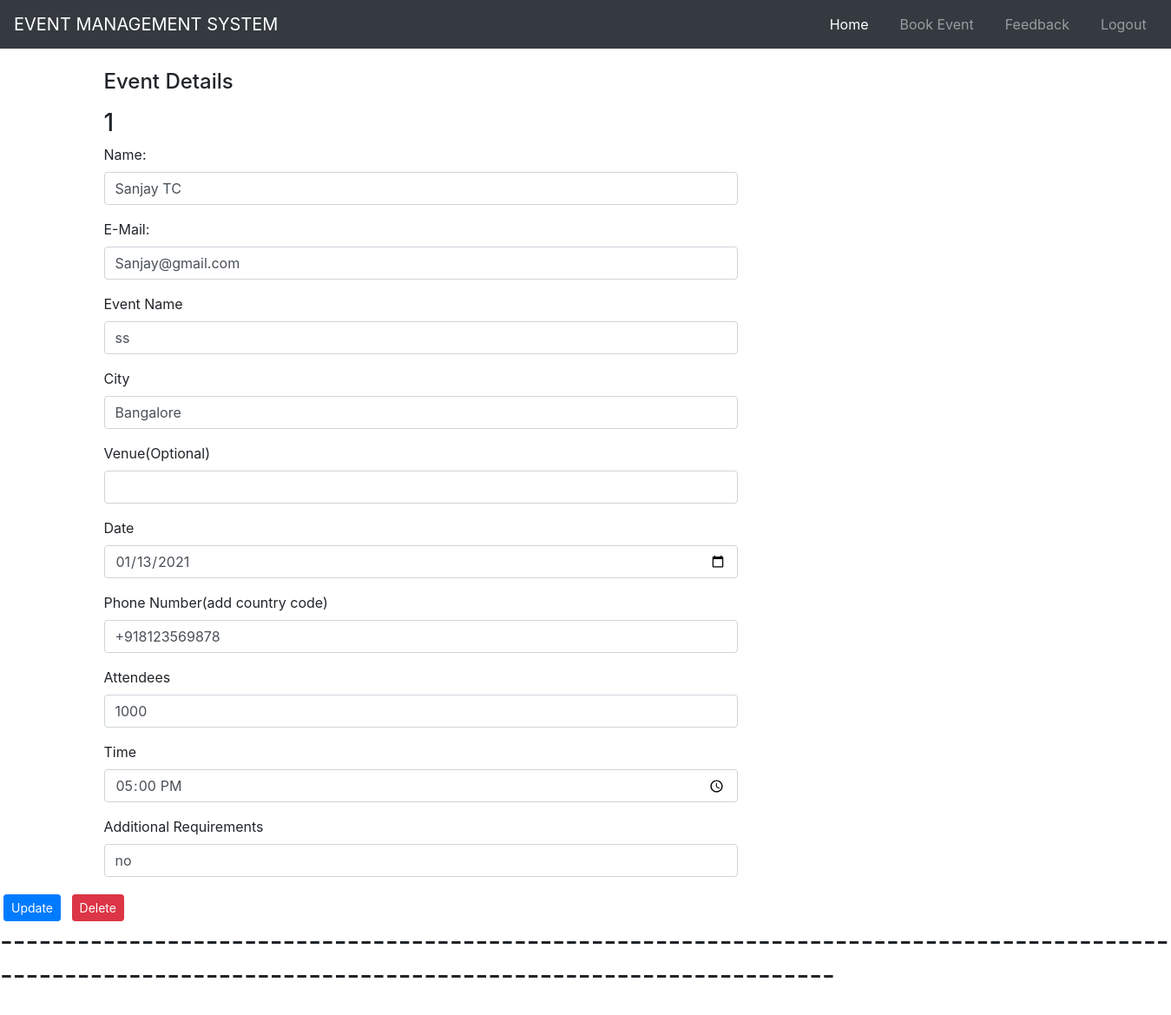
The page /admin.html on the database its author committed.
### Event/models.py (models this page shows, shortened)
class Booking(db.Model):
    id = db.Column(db.Integer, primary_key=True)
    name = db.Column(db.String(30),nullable=False)
    email = db.Column(db.String(30), nullable=False)
    event_name = db.Column(db.String(30), nullable = False)
    city = db.Column(db.String(30), nullable = False)
    venue = db.Column(db.String(30), nullable=True)
    date = db.Column(db.String(30), nullable = False)
    phone = db.Column(db.String(30), nullable = False)
    attendees = db.Column(db.Integer, nullable = False)
    time = db.Column(db.Time, nullable = False)
    additional_requirements = db.Column(db.String(120), nullable=False)
    user_id = db.Column(db.Integer, db.ForeignKey('login.user_id'), nullable=False)

### Event/routes.py (the view)
@app.route("/admin.html", methods=['GET', 'POST'])
def admin():
    admin = Booking.query.all()
    form = BookingForm()
    return render_template('admin.html', title="Admin page",form=form, posts=admin)

### Event/forms.py (shortened to what this page needs)
class BookingForm(FlaskForm):
    name = StringField('Name',validators=[DataRequired()])
    email = StringField('Email',validators=[DataRequired(), Email()])
    event_name = StringField('Event Name', validators=[DataRequired()])
    date = DateField("Date",format='%Y-%m-%d')
    phone = StringField('Phone', validators=[DataRequired()])
    attendees = IntegerField('Attendees',validators=[DataRequired()])
    time = TimeField('Time', format='%H:%M')
    city = StringField('City', validators=[DataRequired()])
    venue = StringField('venue')
    additional_requirements = TextAreaField('Additional Requirements',validators=[DataRequired()])
    submit = SubmitField('Submit')

### Event/templates/admin.html (shortened to what this page needs)
{% extends "layout.html" %}
{% block content %}
{% for post in posts %}
<div class="container">
    <div class="row">
      <div class="col-md-8 order-md-1 ">
        <form class="form-Booking" method="POST" action="">
          <h4 class="mb-3">Event Details</h4>
          <h3>{{ post.id }}</h3>
          <div class="form-group">
            <label for="comment">Name:</label>
            {% if form.name.errors %}
                {{ form.name(class="form-control form-control-lg is-invalid") }}
                <div class="invalid-feedback">
                {% for error in form.name.errors %}
                    <span>{{ error }}</span>
                {% endfor %}
                </div>
             {% else %}
                {{ form.name(class="form-control",value=post.name)}}
             {% endif %}
        </div>
        <div class="form-group">
            <label for="comment">E-Mail:</label>
            {% if form.email.errors %}
                {{ form.email(class="form-control form-control-lg is-invalid") }}
                <div class="invalid-feedback">
                {% for error in form.email.errors %}
                    <span>{{ error }}</span>
                {% endfor %}
                </div>
             {% else %}
                {{ form.email(class="form-control",value=post.email)}}
             {% endif %}
        </div>
          <div class="form-group">
            <label for="event_name">Event Name</label>
            {% if form.event_name.errors %}
                {{ form.event_name(class="form-control form-control-lg is-invalid") }}
                <div class="invalid-feedback">
                {% for error in form.event_name.errors %}
                    <span>{{ error }}</span>
                {% endfor %}
                </div>
             {% else %}
                {{ form.event_name(class="form-control", value=post.event_name )}}
             {% endif %}
          </div>
          <div class="form-group">
            <label for="city">City</label>
            {% if form.city.errors %}
                {{ form.city(class="form-control form-control-lg is-invalid") }}
                <div class="invalid-feedback">
                {% for error in form.city.errors %}
                    <span>{{ error }}</span>
                {% endfor %}
                </div>
             {% else %}
                {{ form.city(class="form-control", value=post.city)}}
             {% endif %}
          </div>
          <div class="form-group">
            <label for="venue">Venue(Optional)</label>
            {% if form.venue.errors %}
                {{ form.venue(class="form-control form-control-lg is-invalid") }}
                <div class="invalid-feedback">
                {% for error in form.venue %}
                    <span>{{ error }}</span>
                {% endfor %}
                </div>
             {% else %}
                {{ form.venue(class="form-control", value=post.venue)}}
             {% endif %}
          </div>
          <div class="form-group">
            <label for="event_name">Date</label>
            {% if form.date.errors %}
                {{ form.date(class="form-control form-control-lg is-invalid") }}
                <div class="invalid-feedback">
                {% for error in form.date.errors %}
                    <span>{{ error }}</span>
                {% endfor %}
                </div>
             {% else %}
                {{ form.date(class="form-control", value=post.date)}}
             {% endif %}
          </div>
          <div class="form-group">
            <label for="event_name">Phone Number(add country code)</label>
            {% if form.phone.errors %}
                {{ form.phone(class="form-control form-control-lg is-invalid") }}
                <div class="invalid-feedback">
                {% for error in form.date.errors %}
                    <span>{{ error }}</span>
                {% endfor %}
                </div>
             {% else %}
                {{ form.phone(class="form-control", value=post.phone)}}
             {% endif %}
          </div>
          <div class="form-group">
            <label for="event_name">Attendees</label>
            {% if form.attendees.errors %}
                {{ form.attendees(class="form-control form-control-lg is-invalid") }}
                <div class="invalid-feedback">
                {% for error in form.attendees.errors %}
                    <span>{{ error }}</span>
                {% endfor %}
                </div>
             {% else %}
                {{ form.attendees(class="form-control",type="number",id="example-number-input", value=post.attendees)}}
             {% endif %}
          </div>
          <div class="form-group">
            <label for="event_name">Time</label>
            {% if form.time.errors %}
                {{ form.attendees(class="form-control form-control-lg is-invalid") }}
                <div class="invalid-feedback">
                {% for error in form.time.errors %}
                    <span>{{ error }}</span>
                {% endfor %}
                </div>
             {% else %}
                {{ form.time(class="form-control",type="time",id="ime-input",value=post.time)}}
             {% endif %}
          </div>
         <div class="form-group">
            <label for="comment">Additional Requirements</label>
            {% if form.name.errors %}
                {{ form.name(class="form-control form-control-lg is-invalid") }}
                <div class="invalid-feedback">
                {% for error in form.name.errors %}
                    <span>{{ error }}</span>
                {% endfor %}
                </div>
             {% else %}
                {{ form.name(class="form-control",value=post.additional_requirements)}}
             {% endif %}
        </div>
        </form>
      </div>
    </div>
  </div>
    <button type="button" class="btn btn-primary btn-sm m-1" data-toggle="modal" data-target="#updateModal">Update</button>
    <button type="button" class="btn btn-danger btn-sm m-1" data-toggle="modal" data-target="#deleteModal">Delete</button>
    <h2>------------------------------------------------------------------------------------------------------------------------------------------------------------</h2>
{% endfor %}
{% endblock content %}

### Event/static/CSS/layout-styles.css (style rules this page uses)
body { min-height: 75rem; }

### rows shown on the page
Booking: id "1", name "Sanjay TC", email "Sanjay@gmail.com", event_name "ss", city "Bangalore", date "01/13/2021", phone "+918123569878", attendees "1000", time "17:00:00", name "no"
